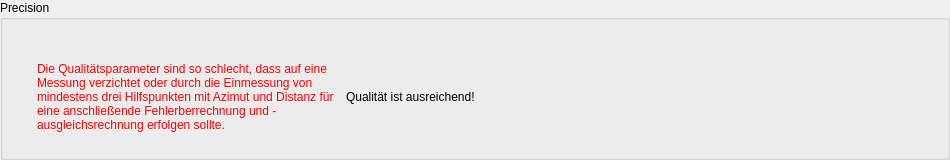
<?xml version="1.0" encoding="UTF-8"?>
<ui version="4.0">
 <class>Form</class>
 <widget class="QWidget" name="Form">
  <property name="geometry">
   <rect>
    <x>0</x>
    <y>0</y>
    <width>950</width>
    <height>160</height>
   </rect>
  </property>
  <property name="windowTitle">
   <string>Form</string>
  </property>
  <layout class="QGridLayout" name="gridLayout">
   <property name="leftMargin">
    <number>0</number>
   </property>
   <property name="topMargin">
    <number>0</number>
   </property>
   <property name="rightMargin">
    <number>0</number>
   </property>
   <property name="bottomMargin">
    <number>0</number>
   </property>
   <item row="0" column="0">
    <widget class="QGroupBox" name="groupBox">
     <property name="sizePolicy">
      <sizepolicy hsizetype="Expanding" vsizetype="Preferred">
       <horstretch>0</horstretch>
       <verstretch>0</verstretch>
      </sizepolicy>
     </property>
     <property name="title">
      <string>Precision</string>
     </property>
     <layout class="QGridLayout" name="gridLayout_2">
      <property name="leftMargin">
       <number>4</number>
      </property>
      <property name="topMargin">
       <number>20</number>
      </property>
      <property name="rightMargin">
       <number>4</number>
      </property>
      <property name="bottomMargin">
       <number>4</number>
      </property>
      <item row="0" column="0">
       <layout class="QHBoxLayout" name="lfbPrecition">
        <property name="spacing">
         <number>10</number>
        </property>
        <property name="topMargin">
         <number>0</number>
        </property>
        <item>
         <layout class="QVBoxLayout" name="lfbIndicatorLayout">
          <property name="leftMargin">
           <number>0</number>
          </property>
          <property name="rightMargin">
           <number>10</number>
          </property>
          <item>
           <spacer name="verticalSpacer">
            <property name="orientation">
             <enum>Qt::Vertical</enum>
            </property>
            <property name="sizeHint" stdset="0">
             <size>
              <width>20</width>
              <height>40</height>
             </size>
            </property>
           </spacer>
          </item>
         </layout>
        </item>
        <item>
         <widget class="QLabel" name="lfbShowPrecitionBad">
          <property name="sizePolicy">
           <sizepolicy hsizetype="Expanding" vsizetype="Preferred">
            <horstretch>0</horstretch>
            <verstretch>0</verstretch>
           </sizepolicy>
          </property>
          <property name="styleSheet">
           <string notr="true">color:#f00;</string>
          </property>
          <property name="text">
           <string>Die Qualitätsparameter sind so schlecht, dass auf eine Messung verzichtet oder durch die Einmessung von mindestens drei Hilfspunkten mit Azimut und Distanz für eine anschließende Fehlerberrechnung und -ausgleichsrechnung erfolgen sollte.</string>
          </property>
          <property name="wordWrap">
           <bool>true</bool>
          </property>
         </widget>
        </item>
        <item>
         <widget class="QLabel" name="lfbShowPrecitionGood">
          <property name="sizePolicy">
           <sizepolicy hsizetype="Expanding" vsizetype="Preferred">
            <horstretch>0</horstretch>
            <verstretch>0</verstretch>
           </sizepolicy>
          </property>
          <property name="text">
           <string>Qualität ist ausreichend!</string>
          </property>
         </widget>
        </item>
        <item>
         <spacer name="horizontalSpacer">
          <property name="orientation">
           <enum>Qt::Horizontal</enum>
          </property>
          <property name="sizeType">
           <enum>QSizePolicy::Expanding</enum>
          </property>
          <property name="sizeHint" stdset="0">
           <size>
            <width>40</width>
            <height>20</height>
           </size>
          </property>
         </spacer>
        </item>
       </layout>
      </item>
     </layout>
    </widget>
   </item>
  </layout>
 </widget>
 <resources/>
 <connections/>
</ui>
